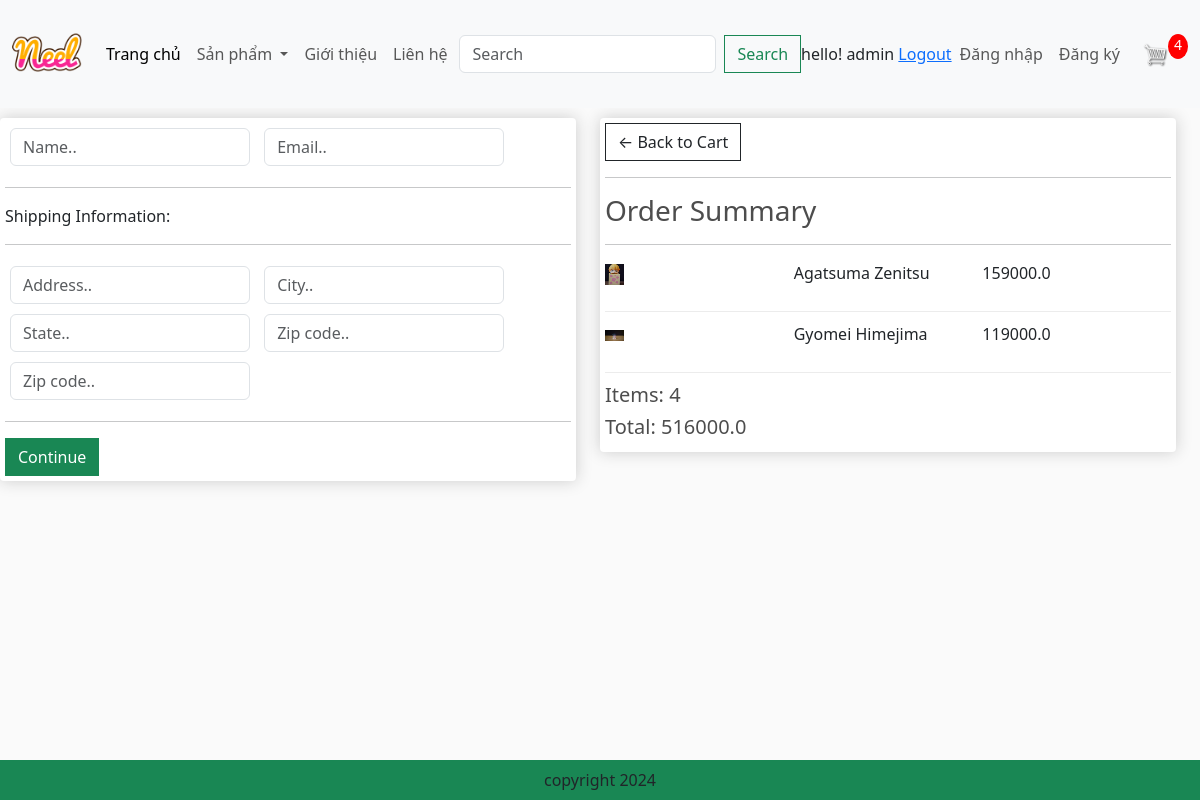
Screenshot of /checkout/ (signed in) with the database file from the repository.
### app/models.py (models this page shows, shortened)
class OrderItem(models.Model):
    product = models.ForeignKey(Product,on_delete=models.SET_NULL,blank=True,null=True)
    order = models.ForeignKey(Order,on_delete=models.SET_NULL,blank=True,null=True)
    quantity = models.IntegerField(default=0,null=True,blank=True)
    date_added = models.DateTimeField(auto_now_add=True)
    @property
    def get_total(self):
        total = self.product.price * self.quantity
        return total

class Product(models.Model):
    name = models.CharField(max_length=200,null=True)
    price = models.FloatField()
    image =models.ImageField(null=True,blank=True)
    @property
    def ImageURL(self):
        try:
            url = self.image.url
        except:
            url = ''
        return url

class Order(models.Model):
    customer = models.ForeignKey(Customer,on_delete=models.SET_NULL,blank=True,null=True)
    date_order = models.DateTimeField(auto_now_add=True)
    complete = models.BooleanField(default=False,null=True,blank=False)
    transaction_id = models.CharField(max_length=200,null=True)
    @property
    def get_cart_items(self):
        orderitems = self.orderitem_set.all()
        total = sum([item.quantity for item in orderitems])
        return total
    @property
    def get_cart_total(self):
        orderitems = self.orderitem_set.all()
        total = sum([item.get_total for item in orderitems])
        return total

### app/views.py (the view)
# urls.py: path('checkout/', views.checkout, name="checkout"),
def checkout(request):
    if request.user.is_authenticated:
        customer =request.user.customer
        order, create = Order.objects.get_or_create(customer =customer,complete =False)
        items = order.orderitem_set.all()
        cartItems = order.get_cart_items
    else:
        items =[]
        order = {'get_cart_items':0, 'get_cart_total':0}
        cartItems = order['get_cart_items']
    context= {'items':items,'order':order,'cartItems':cartItems}
    return render(request,'app/checkout.html', context)

### app/templates/app/checkout.html (shortened to what this page needs)
{% extends 'app/base.html' %}
{% load static %}
{% block content_checkout %}
     <div class="row" style='width:100%'>
		<div class="col-lg-6">
			<div class="box-element" id="form-wrapper">
				<form id="form">
					<div id="user-info">
						<div class="form-field">
							<input required class="form-control" type="text" name="name" placeholder="Name..">
						</div>
						<div class="form-field">
							<input required class="form-control" type="email" name="email" placeholder="Email..">
						</div>
					</div>
					<div id="shipping-info">
						<hr>
						<p>Shipping Information:</p>
						<hr>
						<div class="form-field">
							<input class="form-control" type="text" name="address" placeholder="Address..">
						</div>
						<div class="form-field">
							<input class="form-control" type="text" name="city" placeholder="City..">
						</div>
						<div class="form-field">
							<input class="form-control" type="text" name="state" placeholder="State..">
						</div>
						<div class="form-field">
							<input class="form-control" type="text" name="zipcode" placeholder="Zip code..">
						</div>
						<div class="form-field">
							<input class="form-control" type="text" name="country" placeholder="Zip code..">
						</div>
					</div>
					<hr>
					<input id="form-button" class="btn btn-success btn-block" type="submit" value="Continue">
				</form>
			</div>
			<br>
		</div>
		<div class="col-lg-6">
			<div class="box-element">
				<a  class="btn btn-outline-dark" href="{% url 'cart' %}">&#x2190; Back to Cart</a>
				<hr>
				<h3>Order Summary</h3>
				<hr>
				{% for item in items %}
				<div class="cart-row">
					<div style="flex:2"><img class="row-image" style='width:10%' src="{{item.product.ImageURL}}"></div>
					<div style="flex:2"><p>{{item.product.name}}</p></div>
					<div style="flex:1"><p>{{item.product.price}}</p></div>
					<div style="flex:1"><p>{{item.product.quantity}}</p></div>
				</div>
				{% endfor %}
				<h5>Items:   {{order.get_cart_items}}</h5>
				<h5>Total:   {{order.get_cart_total}}</h5>
			</div>
		</div>
	</div>
{% endblock content_checkout %}

### app/templates/app/base.html (shortened to what this page needs)
{% load static %}
<!DOCTYPE html>
<html>
    <head>
        <link href="https://cdn.jsdelivr.net/npm/bootstrap@5.3.3/dist/css/bootstrap.min.css" rel="stylesheet">
        <link href="{%static 'app/css/style.css' %}" rel="stylesheet" />
        <link href="{%static 'app/css/all.min.css' %}" rel="stylesheet" />
        <link href="{%static 'app/css/owl.carousel.min.css' %}" rel="stylesheet" />
        <link rel="stylesheet" type="text/css" href= "{%static 'app/css/main.css' %} ">
        <link rel="stylesheet" href="">
    </head>
    <body>
        <nav class="navbar navbar-expand-lg bg-body-tertiary">
            <div class="container-fluid">
              <a class="navbar-brand" href="{% url 'home' %}">
                <img src="{% static 'app/images/Neel.png' %}" width="70" hight="70" />
            </a>
              <div class="collapse navbar-collapse" id="navbarSupportedContent">
                <ul class="navbar-nav me-auto mb-2 mb-lg-0">
                  <li class="nav-item">
                    <a class="nav-link active" aria-current="page" href="{% url 'home' %}">Trang chủ</a>
                  </li>
                  <li class="nav-item dropdown">
                    <a class="nav-link dropdown-toggle" href="#" role="button" data-bs-toggle="dropdown" aria-expanded="false">
                      Sản phẩm
                    </a>
                  </li>
                  <li class="nav-item">
                    <a class="nav-link" href="#">Giới thiệu</a>
                  </li>
                  <li class="nav-item">
                    <a class="nav-link" href="#">Liên hệ</a>
                  </li>
                </ul>
                <form class="d-flex" role="search">
                  <input class="form-control me-2" type="search" placeholder="Search" aria-label="Search">
                  <button class="btn btn-outline-success" type="submit">Search</button>
                </form>
              </div>
              <ul class="navbar-nav me-auto mb-2 mb-lg-0">
              <div class='form-inline my-2 my-lg-2'>
                <span>hello! {{request.user}}</span>
                <span><a href = "{% url 'logout' %}"> Logout </a></span>
            </div>
                  <li class="nav-item">
                    <a class="nav-link" href="{% url 'login' %}">Đăng nhập</a>
                  </li>
                  <li class="nav-item">
                    <a class="nav-link" href="{% url 'register' %}">Đăng ký</a>
                  </li>
              </ul>
              <a href="{% url 'cart' %}"><img id="cart-icon" src="{% static 'images/cart.png' %}"></a>
              <p id='cart-total'>{{cartItems}}</p>
            </div>
          </nav>
         {% block content_checkout %} {% endblock content_checkout %}
         <footer class="container--fluid bg-success text-center fixed-bottom p-2 mt-5">
          copyright 2024
        </footer>
    </body>
</html>

### app/static/app/css/main.css (style rules this page uses)
body { background-color: hsl(0, 0%, 98%); }
h1,h2,h3,h4,h5,h6 { color:hsl(0, 0%, 30%); }
.box-element { box-shadow:hsl(0, 0%, 80%) 0 0 16px; background-color: #fff; border-radius: 4px; padding: 5px; }
#cart-icon { width:25px; display: inline-block; margin-left: 15px; }
#cart-total { display: block; text-align: center; color:#fff; background-color: red; width: 20px; height: 25px; border-radius: 50%; font-size: 14px; }
.col-lg-3, .col-lg-4, .col-lg-6, .col-lg-8, .col-lg-12 { margin-top: 10px; }
.btn { border-radius: 0; }
.row-image { width: 100px; }
.form-field { width:250px; display: inline-block; padding: 5px; }
.cart-row { display: flex; align-items: flex-stretch; padding-bottom: 10px; margin-bottom: 10px; border-bottom: 1px solid #ececec; }

### rows the page displays
OrderItem: product.ImageURL (picture), product.name "Agatsuma Zenitsu", product.price "159000.0"
OrderItem: product.ImageURL (picture), product.name "Gyomei Himejima", product.price "119000.0"
Order: get_cart_items "4", get_cart_total "516000.0"

### other values shown
{{ request.user }} "admin"
{{ cartItems }} "4"
